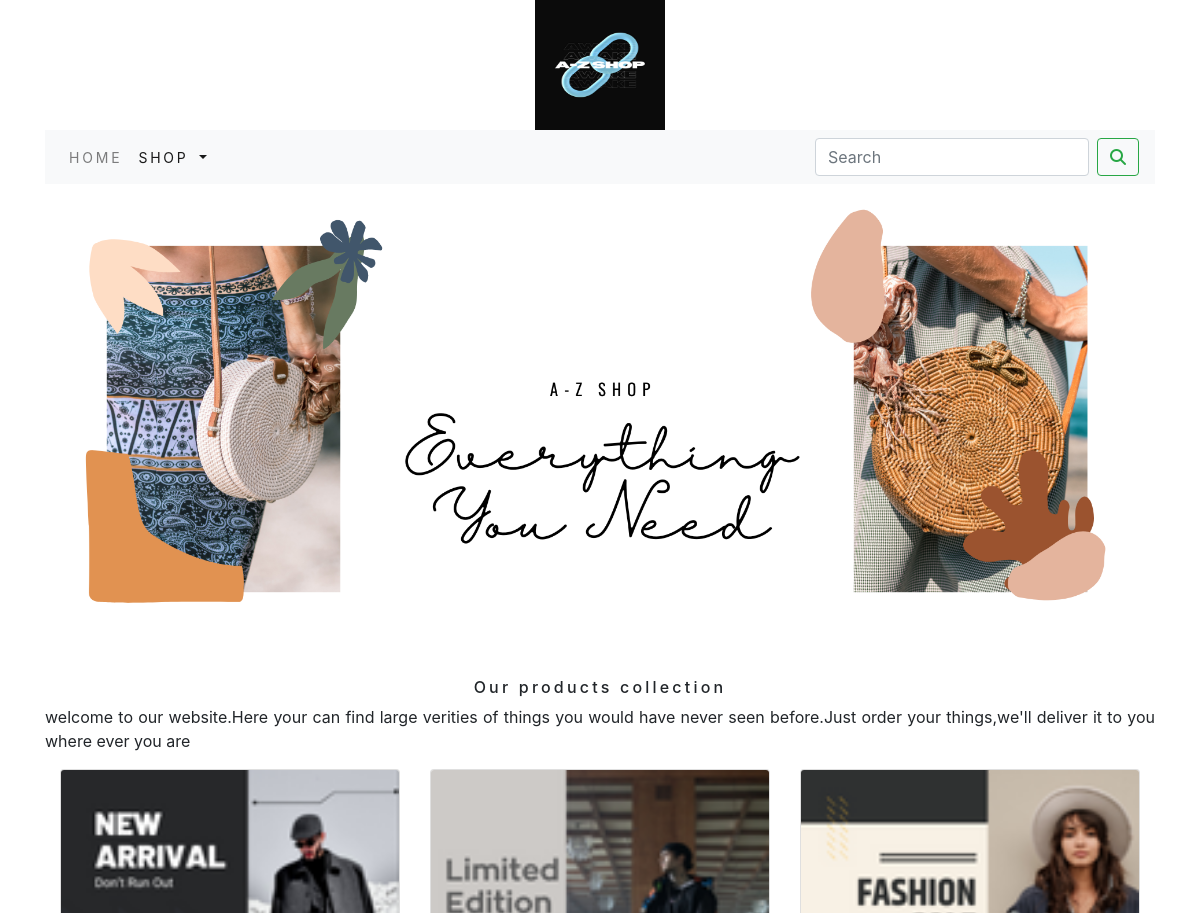
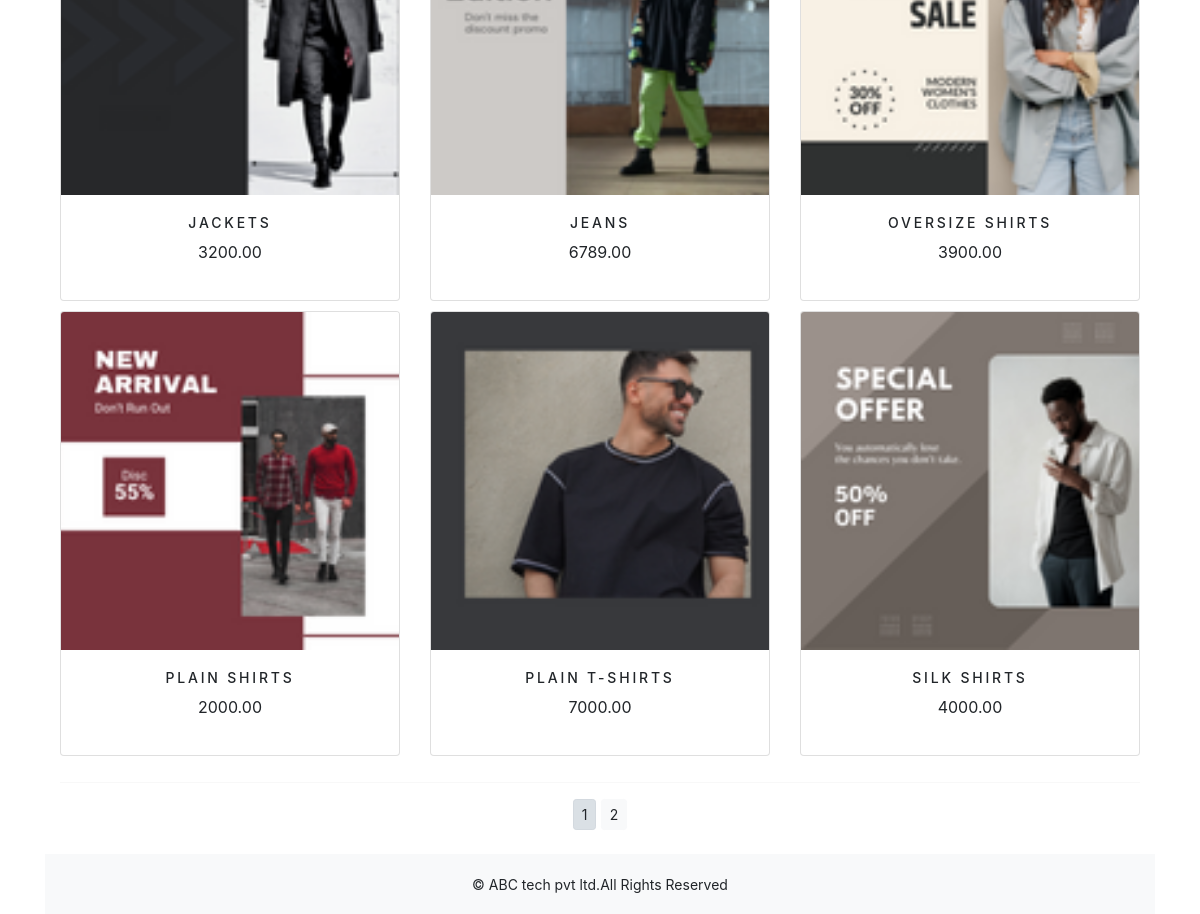
The app's page /shop/ with its own data (2 pictures, top to bottom).
### shop/models.py (models this page shows, shortened)
class Product(models.Model):
    name=models.CharField(max_length=250,unique=True)
    slug=models.SlugField(max_length=250,unique=True)
    description=models.TextField(blank=True)
    price=models.DecimalField(max_digits=10,decimal_places=2)
    category=models.ForeignKey(Category,on_delete=models.CASCADE)
    image=models.ImageField(upload_to='product',blank=True)
    stock=models.IntegerField()
    available=models.BooleanField(default=True)
    created=models.DateTimeField(auto_now_add=True)
    updated=models.DateTimeField(auto_now=True)
    def get_url(self):
        return  reverse('shop:prodCatdetail',args=[self.category.slug,self.slug])
    class Meta:
        ordering = ('name',)
        verbose_name = 'product'
        verbose_name_plural = 'products'

### shop/views.py (the view)
# urls.py: path('',views.allProdCat,name='allProdCat'),
def allProdCat(request,c_slug=None):
    c_page=None
    products_list=None
    if c_slug!=None:
        c_page=get_object_or_404(Category,slug=c_slug)
        products_list=Product.objects.all().filter(category=c_page,available=True)
    else:
        products_list=Product.objects.all().filter(available=True)
    paginator=Paginator(products_list,6)
    try:
        page=int(request.GET.get('page','1'))
    except:
        page=1
    try:
        products=paginator.page(page)
    except (EmptyPage,InvalidPage):
        products=paginator.page(paginator.num_pages)
    return  render(request,"category.html",{'category':c_page,'products':products})

### cart/context_processors.py (called while the page is built)
def counter(request):
    item_count=0
    if 'admin' in request.path:
        return {}
    else:
        try:
            cart=Cart.objects.filter(cart_id=_cart_id(request))
            car_items=CartItem.objects.all().filter(cart=cart[:1])
            for cart_item in car_items:
                item_count +=cart_item.quantity
        except Cart.DoesNotExist:
            item_count =0
    return dict(item_count=item_count)

### cart/views.py (called while the page is built)
def _cart_id(request):
    cart=request.session.session_key
    if not cart:
        cart=request.session.create()
    return cart

### shop/context_processors.py (called while the page is built)
def menu_links(request):
    links=Category.objects.all()
    return dict(links=links)

### shop/models.py (called while the page is built)
    def get_url(self):
        return  reverse('shop:products_by_category',args=[self.slug])

### templates/category.html (shortened to what this page needs)
{% extends 'base.html' %}
{% load static %}
{% block content %}
<div class="mx_auto">
    {% if category %}
        <img class="my_image" src="{{category.image.url}}" alt="{{category.name}}" width="1250px;">
</div>
    <br>
<div>
        <h1 class="text-center my_title">{{category.name}}</h1>
        <p class="text-justify">{{category.description}}</p>
</div>
    {% else %}
<div>
<img  class="my_image my_image_padding" src="{% static 'img/banner.png' %}" alt="our product" width="1350px;">
</div>
<br>
<div>
    <h1 class="text-center my_title">Our products collection</h1>
    <p class="text-justify">welcome to our website.Here your can find large verities of things you would have never seen before.Just order your things,we'll deliver it to you where ever you are </p>
</div>
    {% endif %}
<div class="container">
    <div class="row mx_auto">
        {% for product in products.object_list %}
        <div class="my_bottom_margin col-9 col-sm-12 col-md-4 xol-lg-4">
            <div class="card text-center" style="min-width:18rem;">
                <a href="{{product.get_url}}"><img class="card-img-top my_image" src="{{product.image.url}}" alt="{{product.name}}" width="130px;" height="130px;"></a>
            <div class="card-body">
                <h4>{{product.name}}</h4>
                <p>{{product.price}}</p>
                </div>
            </div>
        </div>
        {% endfor %}
    </div>
    <div class="mx-auto">
        {% if products.paginator.num_pages > 1 %}
        <hr>
        <div class="text-center">
            {% for pg in products.paginator.page_range %}
                <a href="?page={{pg}}"  class="btn btn-light btn-sm {% if products.number == pg %} active {% endif %}">{{pg}}</a>
            {% endfor %}
        </div>
        {% endif %}
    </div>
    <br>
</div>
{% endblock %}

### templates/base.html (shortened to what this page needs)
{% load static %}
<!DOCTYPE html>
<html lang="en">
<head>
    <link href="https://cdn.jsdelivr.net/npm/bootstrap@5.2.3/dist/css/bootstrap.min.css" rel="stylesheet">
    <link rel="stylesheet" href="{% static 'css/custom.css' %}">
    <link href="{% static 'css/bootstrap.min.css' %}" rel="stylesheet">
</head>
<body>
<div  class="container">
{% include 'header.html' %}
{% include 'nav.html' %}
{% block content %}
{% endblock %}
    </div>
{% include 'footer.html' %}
</body>
</html>

### templates/header.html
{% load static %}
<header>
  <center>
      <a href="{%url 'shop:allProdCat' %}"> <img src="{% static 'img/logo.png' %}" alt="logimage" width="130px;" height="130px;">
  </center>
</header>

### templates/nav.html (shortened to what this page needs)
<nav class="navbar navbar-expand-lg navbar-light bg-light" xmlns="http://www.w3.org/1999/html">
  <div class="collapse navbar-collapse" id="navbarSupportedContent">
    <ul class="navbar-nav mr-auto">
      <li class="nav-item">
        <a class="nav-link" href="#">Home</a>
      </li>
      <li class="nav-item dropdown {% if 'shop' in request.path %} active {% endif %}">
        <a class="nav-link dropdown-toggle" href="#" id="navbarDropdown" role="button" data-toggle="dropdown" aria-haspopup="true" aria-expanded="false">
          shop
        </a>
      </li>
    </ul>
    <form class="form-inline my-2 my-lg-0" action="{% url 'search_app:SearchResult' %}" method="get">
      <input class="form-control mr-sm-2" type="search" placeholder="Search"  name="q" aria-label="Search">
      <button class="btn btn-outline-success my-2 my-sm-0" type="submit"><i class="fa fa-search" ></i></button>
    </form>
  </div>
</nav>

### templates/footer.html
<div class="footer navbar-fixed-bottom my_footer">
  <p class="text-center">&copy; ABC tech pvt ltd.All Rights Reserved </p>
</div>

### static/css/custom.css (style rules this page uses)
body { font-family: 'Roboto',sans-serif; }
.nav-item { letter-spacing : .2em; font-size :14px; text-transform :uppercase; }
.my_footer { background-color:#f8f9fa; height:60px; }
.my_footer p { padding-top:20px; font-size:14px; }
.my_image { width:100%; height:auto; }
.my_title { font-size:16px; text_transform:uppercase; letter-spacing:.2em; }
.my_image_padding { padding:5px; }
.my_bottom_margin { margin-bottom:10px; }
.card-body h4 { font-size:14px; text-transform:uppercase; letter-spacing:.2em; }

### records on screen
Product: image (picture), name "JACKETS", price "3200.00"
Product: image (picture), name "JEANS", price "6789.00"
Product: image (picture), name "OVERSIZE SHIRTS", price "3900.00"
Product: image (picture), name "PLAIN SHIRTS", price "2000.00"
Product: image (picture), name "PLAIN T-SHIRTS", price "7000.00"
Product: image (picture), name "SILK SHIRTS", price "4000.00"

### other values on screen
{{ pg }} "1" "2"
